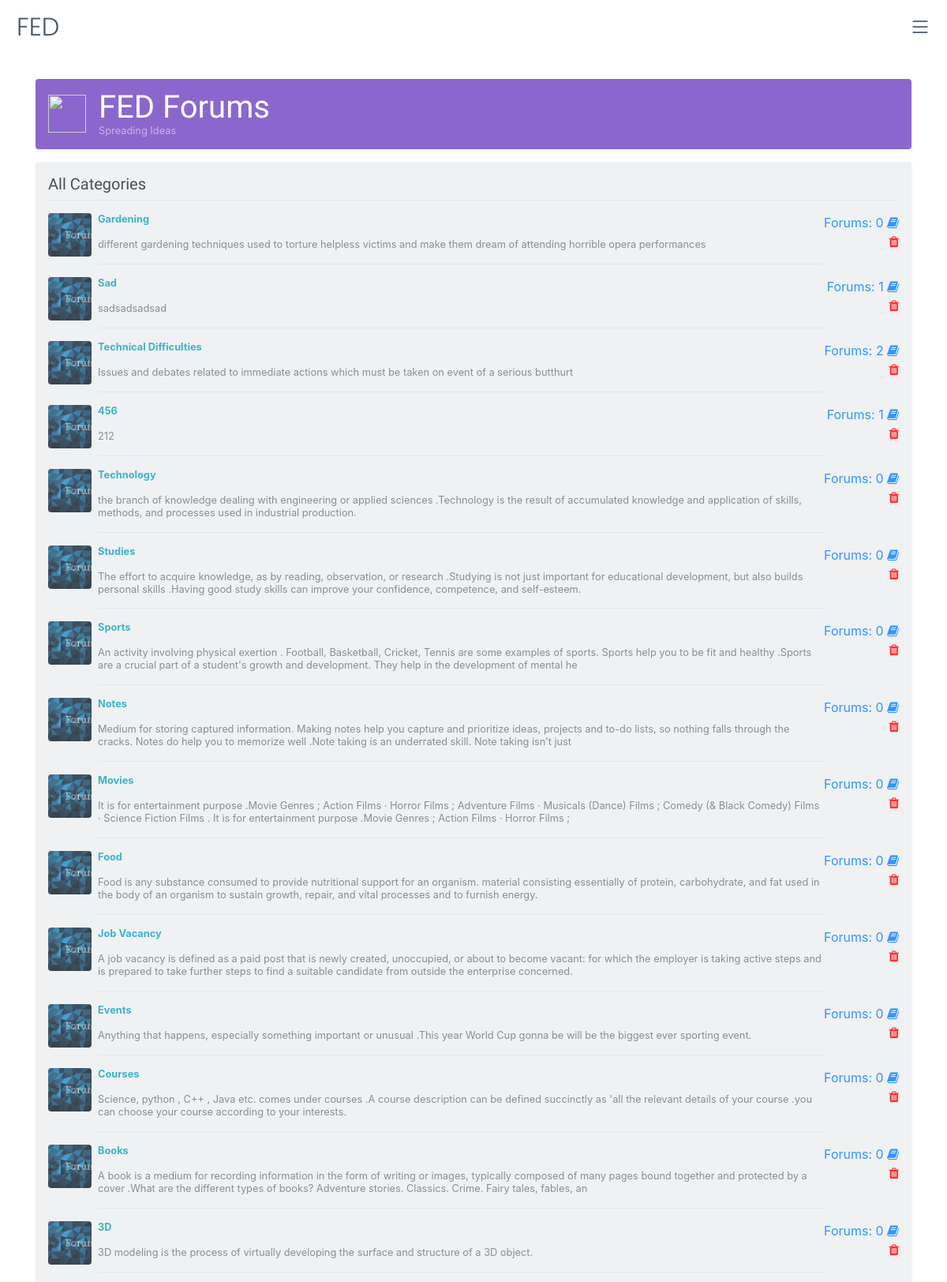
The app's page /categories.php (signed in, upper part) with its own data.
### tables this page shows
CREATE TABLE `categories` (
  `cat_id` int(11) NOT NULL,
  `cat_name` varchar(255) NOT NULL,
  `cat_description` varchar(255) NOT NULL
);

### categories.php (the view, shortened to what this page needs)
<?php
    include 'includes/HTML-head.php';
?>
<link rel="stylesheet" type="text/css" href="css/list-page.css">
</head>
<body>
    <?php include 'includes/navbar.php'; ?>
    <main role="main" class="container" style=" margin-top:100px;">
        <div class="d-flex align-items-center p-3 my-3 text-white-50 bg-purple rounded shadow-sm">
            <img class="mr-3" src="img/200.png" alt="" width="48" height="48">
            <div class="lh-100">
                <h1 class="mb-0 text-white lh-100">FED Forums</h1>
                <small>Spreading Ideas</small>
            </div>
        </div>
        <div class="my-3 p-3 bg-white rounded shadow-sm">
            <h5 class="border-bottom border-gray pb-2 mb-0">All Categories</h5>
            <?php
            $sql = "select cat_id, cat_name, cat_description, (
                        select count(*) from topics
                        where topics.topic_cat = cat_id
                        ) as forums
                    from categories
                    order by cat_id asc";
            $stmt = mysqli_stmt_init($conn);
            if (!mysqli_stmt_prepare($stmt, $sql))
            {
                die('SQL error');
            }
            else
            {
                mysqli_stmt_execute($stmt);
                $result = mysqli_stmt_get_result($stmt);
                while ($row = mysqli_fetch_assoc($result))
                {
                    echo '<a href="topics.php?cat='.$row['cat_id'].'">
                        <div class="media text-muted pt-3">
                            <img src="img/forum-cover.png" alt="" class="mr-2 rounded div-img ">
                            <p class="media-body pb-3 mb-0 small lh-125 border-bottom border-gray ">
                              <strong class="d-block text-gray-dark">'.ucwords($row['cat_name']).'</strong></a>
                                  <br>'.$row['cat_description'].'
                            </p>
                            <span class="text-right text-primary">
                                Forums: '.$row['forums'].' <i class="fa fa-book" aria-hidden="true"></i><br>';
                    if ($_SESSION['userLevel'] == 1)
                    {
                        echo '<a href="includes/delete-category.php?id='.$row['cat_id'].'&page=categories" >
                                <i class="fa fa-trash" aria-hidden="true" style="color: red;"></i>
                              </a>
                            </span>';
                    }
                    else
                    {
                        echo '</span>';
                    }
                    echo '</div>';
                }
           }
        ?>
    </main>
    <?php include 'includes/fot.php'; ?>
</body>
</html>

### includes/HTML-head.php (shortened to what this page needs)
<!DOCTYPE html>
<html>
    <head>
        <link href="css/bootstrap.min.css" rel="stylesheet">
        <link href="font-awesome/css/font-awesome.min.css" rel="stylesheet">
        <link href="css/footer.css" rel="stylesheet">
        <link href="css/styles.css" rel="stylesheet">

### includes/navbar.php (shortened to what this page needs)
<head>
    <link href="css/bootstrap.min.css" rel="stylesheet">
    <link href="bootstrap-icons/bootstrap-icons.css" rel="stylesheet">
    <link href="aos/aos.css" rel="stylesheet">
    <link href="css/variables.css" rel="stylesheet">
    <link href="css/main.css" rel="stylesheet">
</head>
<body>
    <header id="header" class="header fixed-top" data-scrollto-offset="0">
        <div class="container-fluid d-flex align-items-center justify-content-between ">
            <a href="index.php" class="logo d-flex align-items-center scrollto me-auto me-lg-0">
                <h1>FED</h1>
            </a>
            <nav id="navbar" class="navbar">
                <i class="bi bi-list mobile-nav-toggle d-none"></i>
            </nav>
        </div>
    </header>
</body>

### includes/fot.php (shortened to what this page needs)
<head>
    <link href="css/bootstrap.min.css" rel="stylesheet">
    <link href="css/variables.css" rel="stylesheet">
    <link href="css/main.css" rel="stylesheet">
</head>
<body>
</body>

### css/styles.css (style rules this page uses)
html, body { height: auto; }
img { max-width: 100%; }
a { text-decoration: none }
h1 { color: #ff9000; }
* { word-wrap: break-word; overflow-wrap: break-word; }
h1, h2, h3, h4, h5, h6, p, a, ul, span, li, img, inpot, button { margin: 0; padding: 0; }

### css/list-page.css (style rules this page uses)
html, body { overflow-x: hidden; }
.text-white-50 { color: rgba(255, 255, 255, .5); }
.bg-purple { background-color: #B0B0B0; }
.lh-100 { line-height: 1; }
.lh-125 { line-height: 1.25; }
.div-img { width: 55px; height: 55px; object-fit: cover; transition: transform .2s; }
a { color: #04DB5A; }

### css/variables.css (style rules this page uses)
:root { --font-default: 'Open Sans', system-ui, -apple-system, "Segoe UI", Roboto, "Helvetica Neue", Arial, "Noto Sans", "Liberation Sans", sans-serif, "Apple Color Emoji", "Segoe UI Emoji", "Segoe UI Symbol", "Noto Color Emoji"; --font-primary: 'Source Sans Pro', sans-serif; --font-secondary: 'Poppins', sans-serif; --color-default: #1a1f24; --color-default-rgb: 26, 31, 36; --color-links: #0ea2bd; --color-links-hover: #1ec3e0; --color-primary: #0ea2bd; --color-primary-light: #1ec3e0; --color-primary-dark: #0189a1; --color-primary-rgb: 14, 162, 189; --color-primary-light-rgb: 30, 195, 224; --color-primary-dark-rgb: 1, 137, 161; --color-secondary: #485664; --color-secondary-light: #8f9fae; --color-secondary-dark: #3a4753; --color-secondary-rgb: 72, 86, 100; --color-secondary-light-rgb: 143, 159, 174; --color-secondary-dark-rgb: 58, 71, 83; --color-blue: #0d6efd; --color-blue-rgb: 13, 110, 253; --color-indigo: #6610f2; --color-indigo-rgb: 102, 16, 242; --color-purple: #6f42c1; --color-purple-rgb: 111, 66, 193; --color-pink: #f3268c; --color-pink-rgb: 243, 38, 140; --color-red: #df1529; --color-red-rgb: 223, 21, 4; --color-orange: #fd7e14; --color-orange-rgb: 253, 126, 20; --color-yellow: #ffc107; --color-yellow-rgb: 255, 193, 7; --color-green: #059652; --color-green-rgb: 5, 150, 82; --color-teal: #20c997; --color-teal-rgb: 32, 201, 151; --color-cyan: #0dcaf0; --color-cyan-rgb: 13, 202, 240; --color-white: #ffffff; --color-white-rgb: 255, 255, 255; --color-gray: #6c757d; --color-gray-rgb: 108, 117, 125; --color-black: #000000; --color-black-rgb: 0, 0, 0; }
:root { --bs-blue: var(--color-blue); --bs-indigo: var(--color-indigo); --bs-purple: var(--color-purple); --bs-pink: var(--color-pink); --bs-red: var(--color-red); --bs-orange: var(--color-orange); --bs-yellow: var(--color-yellow); --bs-green: var(--color-green); --bs-teal: var(--color-teal); --bs-cyan: var(--color-cyan); --bs-white: var(--color-white); --bs-gray: var(--color-gray); --bs-gray-dark: #343a40; --bs-gray-100: #f8f9fa; --bs-gray-200: #e9ecef; --bs-gray-300: #dee2e6; --bs-gray-400: #ced4da; --bs-gray-500: #adb5bd; --bs-gray-600: #6c757d; --bs-gray-700: #495057; --bs-gray-800: #343a40; --bs-gray-900: #212529; --bs-primary: var(--color-blue); --bs-secondary: var(--color-blue); --bs-success: #198754; --bs-info: #0dcaf0; --bs-warning: #ffc107; --bs-danger: #dc3545; --bs-light: #f8f9fa; --bs-dark: #212529; --bs-primary-rgb: var(--color-primary-rgb); --bs-secondary-rgb: var(--color-secondary-rgb); --bs-success-rgb: 25, 135, 84; --bs-info-rgb: 13, 202, 240; --bs-warning-rgb: 255, 193, 7; --bs-danger-rgb: 220, 53, 69; --bs-light-rgb: 248, 249, 250; --bs-dark-rgb: 33, 37, 41; --bs-white-rgb: var(--color-white-rgb); --bs-black-rgb: var(--color-black-rgb); --bs-body-color-rgb: var(--color-default-rgb); --bs-body-bg-rgb: 255, 255, 255; --bs-font-sans-serif: var(--font-default); --bs-font-monospace: SFMono-Regular, Menlo, Monaco, Consolas, "Liberation Mono", "Courier New", monospace; --bs-gradient: linear-gradient(180deg, rgba(255, 255, 255, 0.15), rgba(255, 255, 255, 0)); --bs-body-font-family: var(--font-default); --bs-body-font-size: 1rem; --bs-body-font-weight: 400; --bs-body-line-height: 1.5; --bs-body-color: var(--color-default); --bs-body-bg: #fff; }
.bg-purple { background-color: var(--color-purple) !important; }
.bg-white { background-color: #eceeef !important; }

### categories.php (style rules this page uses)
.container { opacity: 0.8; }

### records on screen
categories: cat_name "Gardening", cat_description "different gardening techniques used to torture helpless victims and make them dream of attending horrible opera performances", forums "0"
categories: cat_name "Sad", cat_description "sadsadsadsad", forums "1"
categories: cat_name "Technical Difficulties", cat_description "Issues and debates related to immediate actions which must be taken on event of a serious butthurt", forums "2"
categories: cat_name "456", cat_description "212", forums "1"
categories: cat_name "Technology", cat_description "the branch of knowledge dealing with engineering or applied sciences .Technology is the result of accumulated knowledge and application of skills, methods, and processes used in industrial production.", forums "0"
categories: cat_name "Studies", cat_description "The effort to acquire knowledge, as by reading, observation, or research .Studying is not just important for educational development, but also builds personal skills .Having good study skills can improve your confidence, competence, and self-esteem.", forums "0"
categories: cat_name "Sports", cat_description "An activity involving physical exertion . Football, Basketball, Cricket, Tennis are some examples of sports. Sports help you to be fit and healthy .Sports are a crucial part of a student's growth and development. They help in the development of mental he", forums "0"
categories: cat_name "Notes", cat_description "Medium for storing captured information. Making notes help you capture and prioritize ideas, projects and to-do lists, so nothing falls through the cracks. Notes do help you to memorize well .Note taking is an underrated skill. Note taking isn’t just", forums "0"
categories: cat_name "Movies", cat_description "It is for entertainment purpose .Movie Genres ; Action Films · Horror Films ; Adventure Films · Musicals (Dance) Films ; Comedy (& Black Comedy) Films · Science Fiction Films . It is for entertainment purpose .Movie Genres ; Action Films · Horror Films ;", forums "0"
categories: cat_name "Food", cat_description "Food is any substance consumed to provide nutritional support for an organism. material consisting essentially of protein, carbohydrate, and fat used in the body of an organism to sustain growth, repair, and vital processes and to furnish energy.", forums "0"
categories: cat_name "Job Vacancy", cat_description "A job vacancy is defined as a paid post that is newly created, unoccupied, or about to become vacant: for which the employer is taking active steps and is prepared to take further steps to find a suitable candidate from outside the enterprise concerned.", forums "0"
categories: cat_name "Events", cat_description "Anything that happens, especially something important or unusual .This year World Cup gonna be will be the biggest ever sporting event.", forums "0"
categories: cat_name "Courses", cat_description "Science, python , C++ , Java etc. comes under courses .A course description can be defined succinctly as 'all the relevant details of your course .you can choose your course according to your interests.", forums "0"
categories: cat_name "Books", cat_description "A book is a medium for recording information in the form of writing or images, typically composed of many pages bound together and protected by a cover .What are the different types of books? Adventure stories. Classics. Crime. Fairy tales, fables, an", forums "0"
categories: cat_name "3D", cat_description "3D modeling is the process of virtually developing the surface and structure of a 3D object.", forums "0"
